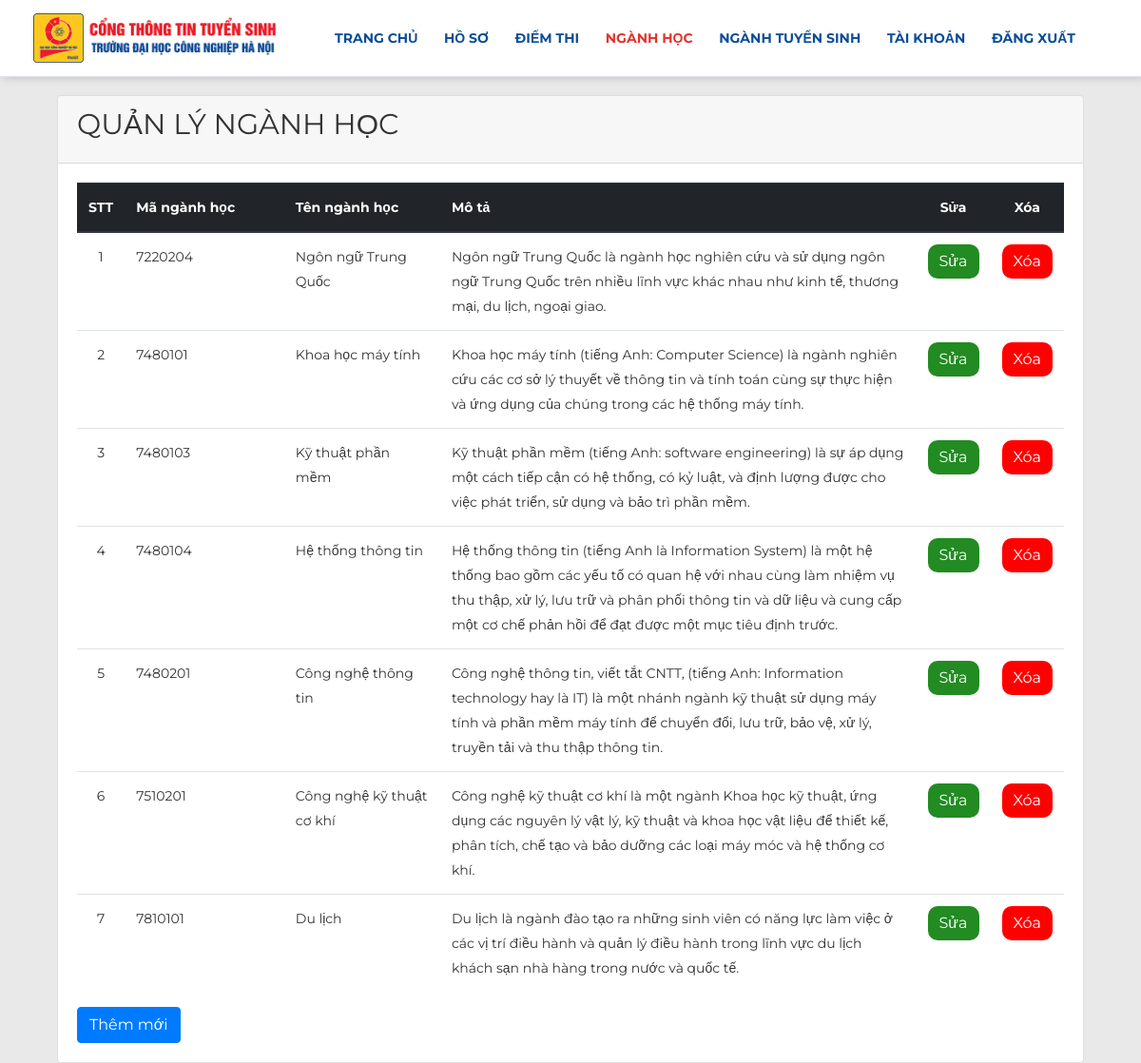
Screenshot of /Manager/Majors (signed in) with the database file from the repository.
### tables this page shows
CREATE TABLE `majors` (
  `idMajors` int NOT NULL AUTO_INCREMENT,
  `nameMajors` varchar(50) NOT NULL,
  `descriptionMajors` varchar(500) DEFAULT NULL,
  `enabled` int NOT NULL,
  PRIMARY KEY (`idMajors`)
);

### core/Controller.php (called while the page is built, shortened)
<?php
abstract class Controller{
    public function RenderViewPermission($permission, $view, $data=[]){
        $view = $view . "View";
        require_once "./" . $permission . "/views/pages/Master.php";
    }
}
?>

### Manager/controllers/_ManagerController.php (called while the page is built, shortened)
<?php
abstract class _ManagerController extends Controller{
    public function RenderView($view, $data=[]){
        $this->RenderViewPermission(self::PER_MANAGER, $view, $data);
    }
}
?>

### Manager/controllers/MajorsController.php (called while the page is built, shortened)
<?php
class MajorsController extends _ManagerController{
    function Index(){
        $this->RenderView(self::VIEW_MAJORS);
    }
}
?>

### index.php (called while the page is built, shortened)
<?php
$myApp = new \Core\App();
?>

### Manager/views/pages/Majors/MajorsView.php (the view, shortened to what this page needs)
<?php
require "vanToanConnect.php";
$sql = "SELECT* FROM majors";
$query = mysqli_query($conn, $sql);
?>
<div class="container-fluid">
    <div class="card">
        <div class="card-header">
            <h2>Quản lý ngành học</h2>
        </div>
        <div class="card-body">
            <table class="table">
                <thead class="thead-dark">
                    <tr>
                        <th style="width: 50px;">STT</th>
                        <th>Mã ngành học</th>
                        <th style="width: 200px;">Tên ngành học</th>
                        <th>Mô tả</th>
                        <th style="text-align: center">Sửa</th>
                        <th style="text-align: center">Xóa</th>
                    </tr>
                </thead>
                <tbody>
                    <?php
                    $i = 1;
                    while ($row = mysqli_fetch_assoc($query)) {
                        if ($row["enabled"] == 1) {
                    ?>
                            <tr>
                                <td style="text-align: center"><?php echo $i++; ?></td>
                                <td style="width: 200px;"><?php echo $row["idMajors"]; ?></td>
                                <td><?php echo $row["nameMajors"]; ?></td>
                                <td style="width: 650px;"><?php echo $row["descriptionMajors"]; ?></td>
                                <td style="text-align: center; width: 50px; ">
                                    <a class="btn btn-primary" href="/PHP_Project/Manager/Majors/Update/<?php echo $row["idMajors"]; ?> " style="background-color: forestgreen; border: 0px;border-radius: 10px;color: white;}">
                                        Sửa
                                    </a>
                                </td>
                                <td style="text-align: center; width: 50px;">
                                    <button onClick="Delete(<?php echo $row["idMajors"]; ?>);" class="btn btn-primary" style="background-color: red;border-radius: 10px;border: 0px;color: white;}">
                                        Xóa
                                    </button>
                                </td>
                            </tr>
                    <?php }
                    } ?>
                </tbody>
            </table>
            <a class="btn btn-primary" href="/PHP_Project/Manager/Majors/Add"> Thêm mới </a>
        </div>
    </div>
</div>

### core/App.php (shortened to what this page needs)
<?php
class App{
    protected $action = "Index";
    public function __construct() {
        $arr = $this->UrlProcess();
        $permission = $arr[0];
        unset($arr[0]);
        if ($permission == "Client" || $permission == "Manager"){
            if (file_exists("./". $permission ."/controllers/" . $arr[1] . "Controller.php")){
                unset($arr[1]);
            }
            else{
                echo "controller not found: ./". $permission ."/controllers/" . $arr[1] . "Controller.php\n";
                exit();
            }
            $this->controller = new $this->controller;
            $this->params = $arr ? array_values($arr) : [];
            call_user_func_array([$this->controller, $this->action], $this->params);
        }
        else{
            echo "controller is wrong, mean Client of Manager?";
            exit();
        }
    }
    public function UrlProcess(){
        if (isset($_GET["url"])){
            return explode("/", filter_var(trim($_GET["url"], "/")));
        }
        return array("Client", "Home");
    }
}
?>

### Manager/views/pages/Master.php (shortened to what this page needs)
<!DOCTYPE html>
<html lang="en">
<head>
    <link href="/PHP_Project/public/lib/bootstrap/bootstrap.min.css" rel="stylesheet">
    <link href="/PHP_Project/public/lib/font-awesome-4.7.0/font-awesome.min.css" rel="stylesheet">
    <link href="/PHP_Project/public/css/content.css" rel="stylesheet">
    <link href="/PHP_Project/public/css/layout.css" rel="stylesheet">
</head>
<body>
    <?php require_once "./Manager/views/blocks/HeaderMenu.php" ?>
    <div class="content container">
        <?php require_once "./Manager/views/pages/" . $view . ".php" ?>
    </div>
</body>
</html>

### Manager/views/blocks/HeaderMenu.php (shortened to what this page needs)
<link href="/PHP_Project/public/css/menu-header.css" rel="stylesheet">
<nav class="navbar border-bottom fixed-top header">
    <div class="col-md-3 col-sm-12">
        <div class="logo-top">
            <a href="/PHP_Project/Manager/Home">
                <img src="/PHP_Project/public/images/logo.png" alt="tuyen sinh HaUI" style="width: 255px;"></a>
        </div>
    </div>
    <div class="col-md-9">
        <div class="mainmenu-area d-flex justify-content-end">
            <div class="mainmenu hidden-sm hidden-xs">
                <nav>
                    <ul id="nav">
                        <li id="Home">
                            <a <?php if ($view == "Home/HomeView") echo 'class="active"' ?> href="/PHP_Project/Manager/Home">Trang chủ</a>
                        </li>
                        <li id="Application">
                            <a <?php if ($view == "Application/ApplicationView") echo 'class="active"' ?> href="/PHP_Project/Manager/Application">Hồ sơ</a>
                        </li>
                        <li id="ExamResult">
                            <a <?php if ($view == "ExamResult/ExamResultView") echo 'class="active"' ?> href="/PHP_Project/Manager/ExamResult">Điểm thi</a>
                        </li>
                        <li id="Majors">
                            <a <?php if ($view == "Majors/MajorsView") echo 'class="active"' ?> href="/PHP_Project/Manager/Majors">Ngành học</a>
                        </li>
                        <li id="AdmissionsMajor">
                            <a <?php if ($view == "AdmissionsMajor/AdmissionsMajorView") echo 'class="active"' ?> href="/PHP_Project/Manager/AdmissionsMajor">Ngành tuyển sinh</a>
                        </li>
                        <li id="Account">
                            <a <?php if ($view == "Account/AccountView") echo 'class="active"' ?> href="/PHP_Project/Manager/Account">Tài khoản</a>
                        </li>
                        <li id="Logout">
                            <a href="/PHP_Project/Manager/Logout">Đăng xuất</a>
                        </li>
                    </ul>
                </nav>
            </div>
        </div>
    </div>
</nav>

### public/css/content.css (style rules this page uses)
.content { padding-top: 100px; height: 100vh; }

### public/css/layout.css (style rules this page uses)
html, body { height: 100%; background-color: rgba(233, 233, 233, 1); -webkit-background-size: cover; -moz-background-size: cover; -o-background-size: cover; background-size: cover; }

### public/css/menu-header.css (style rules this page uses)
body { font-family: 'Montserrat', sans-serif; font-weight: 400; color: #333; font-size: 14px; line-height: 26px; }
img { max-width: 100%; width: 100%; height: auto; }
ul, ol { list-style: none; margin: 0; padding: 0; }
a { color: #808080; text-decoration: none; }
h2 { font-size: 30px; }
h1, h2, h3, h4, h5, h6 { font-family: 'Montserrat', sans-serif; font-weight: 400; line-height: 1.2; color: #333333; margin-top: 0; margin-bottom: 10px; text-transform: uppercase; }
.header { box-shadow: 3px 0px 10px #BBB; padding: 0px 30px 0px 20px; background-color: #FFF; }
.logo-top>a { display: inline-block; position: relative; z-index: 8 }
.logo-top { padding-top: 0px; }
.mainmenu { display: inline-block; position: relative; z-index: 99 }
.mainmenu-area { -webkit-transition: all 0.3s ease 0s; transition: all 0.3s ease 0s; }
.mainmenu ul#nav>li { display: inline-block; margin-right: 24px; position: relative; }
.mainmenu ul#nav>li>a { color: #0d4e96; display: block; font-size: 14px; line-height: 80px; text-decoration: none; font-weight: bold; text-transform: uppercase; -webkit-transition: all 0.3s ease 0s; transition: all 0.3s ease 0s; position: relative; }
.mainmenu ul#nav>li>a.active { color: #e4332d; }

### rows the page displays
majors: idMajors "7220204", nameMajors "Ngôn ngữ Trung Quốc", descriptionMajors "Ngôn ngữ Trung Quốc là ngành học nghiên cứu và sử dụng ngôn ngữ Trung Quốc trên nhiều lĩnh vực khác nhau như kinh tế, thương mại, du lịch, ngoại giao."
majors: idMajors "7480101", nameMajors "Khoa học máy tính", descriptionMajors "Khoa học máy tính (tiếng Anh: Computer Science) là ngành nghiên cứu các cơ sở lý thuyết về thông tin và tính toán cùng sự thực hiện và ứng dụng của chúng trong các hệ thống máy tính."
majors: idMajors "7480103", nameMajors "Kỹ thuật phần mềm", descriptionMajors "Kỹ thuật phần mềm (tiếng Anh: software engineering) là sự áp dụng một cách tiếp cận có hệ thống, có kỷ luật, và định lượng được cho việc phát triển, sử dụng và bảo trì phần mềm."
majors: idMajors "7480104", nameMajors "Hệ thống thông tin", descriptionMajors "Hệ thống thông tin (tiếng Anh là Information System) là một hệ thống bao gồm các yếu tố có quan hệ với nhau cùng làm nhiệm vụ thu thập, xử lý, lưu trữ và phân phối thông tin và dữ liệu và cung cấp một cơ chế phản hồi để đạt được một mục tiêu định trước."
majors: idMajors "7480201", nameMajors "Công nghệ thông tin", descriptionMajors "Công nghệ thông tin, viết tắt CNTT, (tiếng Anh: Information technology hay là IT) là một nhánh ngành kỹ thuật sử dụng máy tính và phần mềm máy tính để chuyển đổi, lưu trữ, bảo vệ, xử lý, truyền tải và thu thập thông tin."
majors: idMajors "7510201", nameMajors "Công nghệ kỹ thuật cơ khí", descriptionMajors "Công nghệ kỹ thuật cơ khí là một ngành Khoa học kỹ thuật, ứng dụng các nguyên lý vật lý, kỹ thuật và khoa học vật liệu để thiết kế, phân tích, chế tạo và bảo dưỡng các loại máy móc và hệ thống cơ khí."
majors: idMajors "7810101", nameMajors "Du lịch", descriptionMajors "Du lịch là ngành đào tạo ra những sinh viên có năng lực làm việc ở các vị trí điều hành và quản lý điều hành trong lĩnh vực du lịch khách sạn nhà hàng trong nước và quốc tế."
